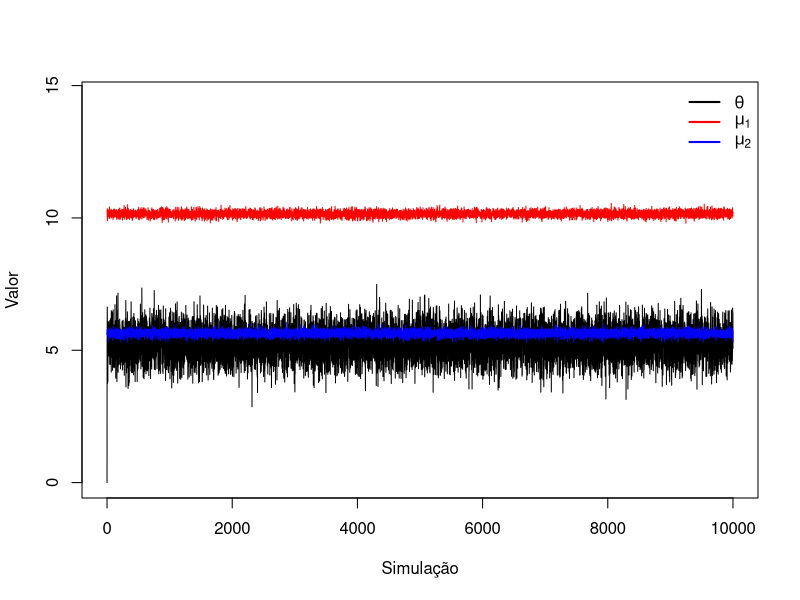
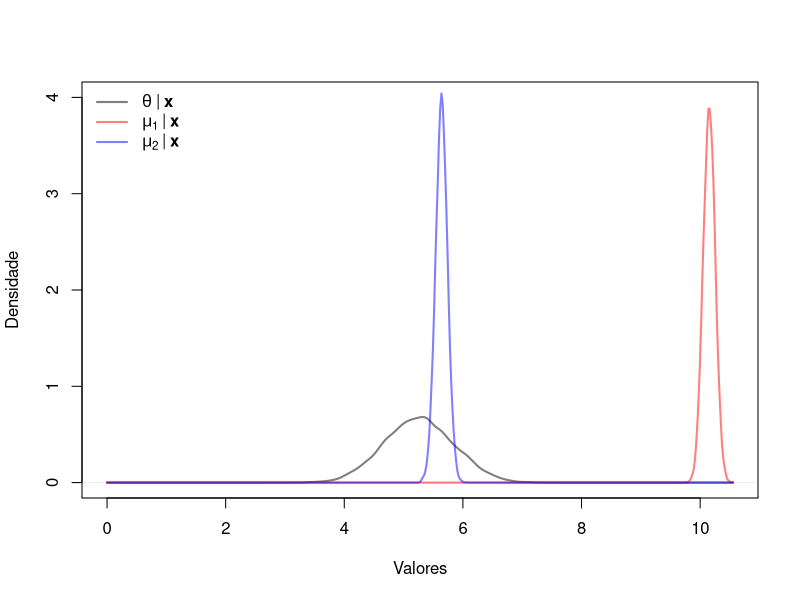

These figures' R source, in order:
################################################################################
################################################################################
##################____________________________________________##################
##################                                            ##################
##################        Drops 3: Amostrador de Gibbs        ##################
##################____________________________________________##################
##################                                            ##################
################################################################################
################################################################################

library(scales) #Melhora na visualização dos gráficos

# Contexto
## Xij|mu_i ~ N(mu_i, 1); i = 1, 2; j = 1, ..., ni
## mu_i|theta ~ N(theta, 1); i = 1, 2
## theta ~ N(0, 1)

# Condicionais completas
## mu_i|X, theta ~ N[(ni*Xi_barra + theta)/(ni+1), 1/(ni+1)]
## theta|mu1, mu2 ~ N[(mu1 + mu2)/3, 1/3]

# Dados
n1 <- n2 <- 100
X1_barra <- 10.2
X2_barra <- 5.7

# Gibbs sampler
Gibbs <- function(X1, n1, X2, n2, theta0, B = 1000, seed = NULL){
  set.seed(seed)
  # Definindo os parametros
  mu1 <- mu2 <- theta <- numeric(B + 1)
  theta[1] <- theta0
  mu1[1] <- rnorm(1, (n1*X1 + theta[1])/(n1+1), sqrt(1/(n1+1)))
  mu2[1] <- rnorm(1, (n2*X2 + theta[1])/(n2+1), sqrt(1/(n2+1)))
  # Amostrador de Gibbs
  for(i in 2:(B+1)){ #B simulações
    theta[i] <- rnorm(1, (mu1[i-1] + mu2[i-1])/3, sqrt(1/3))
    mu1[i] <- rnorm(1, (n1*X1 + theta[i])/(n1+1), sqrt(1/(n1+1)))
    mu2[i] <- rnorm(1, (n2*X2 + theta[i])/(n2+2), sqrt(1/(n2+1)))
  }
  return(list(theta = theta, mu = cbind(mu1, mu2)))
}

# Amostra da posteriori
B <- 10000
parametros <- Gibbs(X1 = X1_barra, n1 = n1, X2 = X2_barra, n2 = n2,
                    theta0 = 0, B = B, seed = 42)
summary(parametros$theta)
summary(parametros$mu)

plot(0:B,0:B, type = "n", xlab = "Simulação", ylab = "Valor",
     ylim = c(min(parametros$theta, parametros$mu),
              max(parametros$theta, parametros$mu) + 4))
lines(0:B, parametros$theta, type = 'l')
lines(0:B, parametros$mu[,1], type = 'l', col = 'red')
lines(0:B, parametros$mu[,2], type = 'l', col = 'blue')
legend("topright", c(expression(theta), expression(mu[1]), expression(mu[2])),
       lty = 1, lwd = 2, col = c("black", "red", "blue"), bty = 'n')

minimo <- min(parametros$theta, parametros$mu)
maximo <- max(parametros$theta, parametros$mu)
opacidade <- 0.5
plot(density(parametros$theta, from = minimo, to = maximo), xlab = "Valores",
     ylab = "Densidade", main = NA, ylim = c(0,4), lwd = 2,
     col = alpha("black", .5))
lines(density(parametros$mu[,1], from = minimo, to = maximo), lwd = 2,
      col = alpha("red", opacidade))
lines(density(parametros$mu[,2], from = minimo, to = maximo), lwd = 2,
      col = alpha("blue", opacidade))
legend("topleft", c(expression(theta ~ "|" ~ bold(x)),
                    expression(mu[1] ~ "|" ~ bold(x)),
                    expression(mu[2] ~ "|" ~ bold(x))),
       lty = 1, lwd = 2, col = alpha(c("black", "red", "blue"), opacidade),
       bty = 'n')
